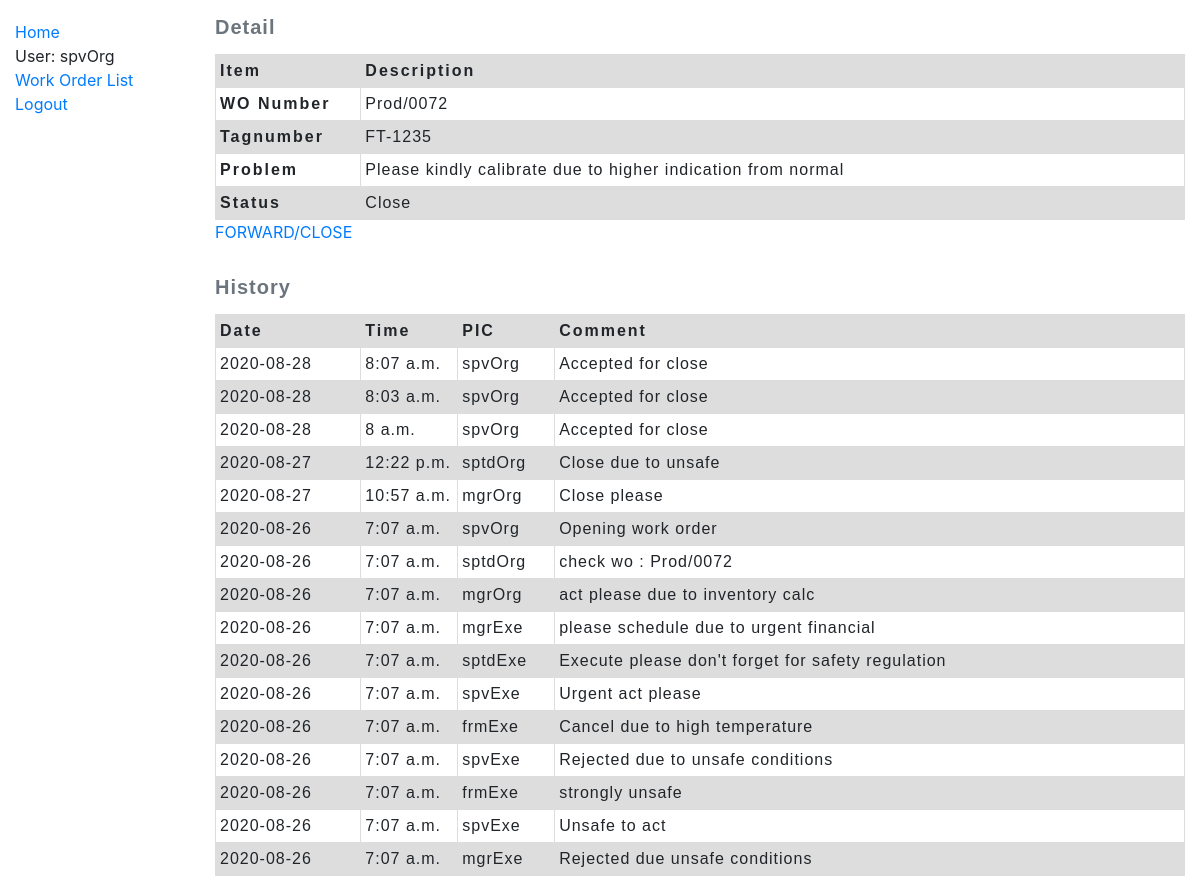
The app's page /workOrder/work_order/72 (signed in) with its own data.
### workOrder/models.py (models this page shows, shortened)
class Work_order(models.Model):
    wo_number = models.CharField(max_length=20, null=True)
    tagnumber = models.CharField(max_length=50, null=True, help_text='Enter tagnumber(eg. FT-1405)')
    problem = models.TextField(max_length=1000, null=True)
    originator = models.ForeignKey(User,
        on_delete=models.SET_NULL,
        null=True)
    dest_section = models.ForeignKey(Section,
        on_delete=models.SET_NULL,
        null=True)
    PRIORITY_STATUS = (
        ('n', 'Normal'),
        ('e', 'Emergency'),
        ('s', 'Shutdown'),
        ('o', 'Other'),
    )
    priority = models.CharField(max_length=1,
        choices=PRIORITY_STATUS,
        blank=True,
        default='n')
    date_open = models.DateField()
    status = models.CharField(max_length=2,
        blank=True)
    current_user_id = models.IntegerField(null=True)
    class Meta:
        ordering = ['originator','status','wo_number']

class Work_order_journal(models.Model):
    comment = models.CharField(max_length=200, null=True)
    date = models.DateField()
    time = models.TimeField()
    concern_user = models.ForeignKey(User,
        on_delete=models.SET_NULL,
        null=True)
    wO_on_process = models.ForeignKey(Work_order,
        on_delete=models.SET_NULL,
        null=True)
    ACTION_STATUS = (
        ('f', 'Forward'),
        ('r', 'Return'),
        ('o', 'Other'),
    )
    action = models.CharField(max_length=1,
        blank=True,
        default='f')
    class Meta:
        ordering = ['-date', '-time']

### workOrder/views.py (the view)
# urls.py: path('work_order/<int:pk>', views.Work_orderDetailView.as_view(), name='work_order-detail'),
class Work_orderDetailView(LoginRequiredMixin, generic.DetailView):
    model = Work_order #prinsipnya dengan ini saja sdh cukup, namun kita perlu tambahan info di bawah ini
    def get_context_data(self, **kwargs):
        context = super().get_context_data(**kwargs)
        context['woPK'] = context['object'].id
        context['journal_list'] = Work_order_journal.objects.filter(wO_on_process=context['object'].id)
        return context

### workOrder/templates/workOrder/work_order_detail.html (shortened to what this page needs)
{% extends "base_generic.html" %}
{% block content %}
  {% include 'woHeader.html' %}
  <p>
    {% if perms.workOrder.add_work_order %}
      <a href="{% url 'work_order-forward' pk=woPK %}">FORWARD/CLOSE</a>
    {% else %}
      <a href="{% url 'work_order-forward' pk=woPK %}">FORWARD/RETURN</a>
    {% endif %}
  </p>
  {% if journal_list %}
    <table class="WoHistory">
      <caption>History</caption>
      <thead>
        <tr>
          <th scope="col">Date</th>
          <th scope="col">Time</th>
          <th scope="col">PIC</th>
          <th scope="col">Comment</th>
        </tr>
      </thead>
      <tbody>
        {% for journal in journal_list %}
          <tr>
            <td>
              {{journal.date}}
            </td>
            <td>
              {{journal.time}}
            </td>
            <td>
              {{journal.concern_user}}
            </td>
            <td>
              {{journal.comment}}
            </td>
          </tr>
        {% endfor %}
      </tbody>
    </table>
  {% else %}
    <p>There are no histories</p>
  {% endif %}
{% endblock %}

### workOrder/templates/base_generic.html (shortened to what this page needs)
<!DOCTYPE html>
<html lang="en">
    <head>
        <link rel="stylesheet" href="https://stackpath.bootstrapcdn.com/bootstrap/4.1.3/css/bootstrap.min.css">
        {% load static %}
        <link rel="stylesheet" href="{% static 'css/styles.css' %}">
    </head>
    <body>
    <div class="container-fluid">
        <div class="row">
            <div class="col-sm-2">
            {% block sidebar %}
                <ul class="sidebar-nav">
                    <li><a href="{% url 'index' %}">Home</a></li>
                    {% if user.is_authenticated %}
                        <li>User: {{ user.get_username }}</li>
                        <li><a href="{% url 'work_orders'%}">Work Order List</a></li>
                        <li><a href="{% url 'logout'%}?next={{request.path}}">Logout</a></li>
                    {% else %}
                        <li><a href="{% url 'login'%}?next={{request.path}}">Login</a></li>
                    {% endif %}
                </ul>
            {% endblock %}
            </div>
            <div class="col-sm-10 ">{% block content %}{% endblock %}</div>
        </div>
    </div>
    </body>
</html>

### workOrder/templates/woHeader.html (shortened to what this page needs)
{% block content %}
    <table class="WoHeader">
        <caption>Detail</caption>
        <thead>
            <tr>
                <th scope="col">Item</th>
                <th scope="col">Description</th>
            </tr>
        </thead>
        <tbody>
            <tr>
                <th scope="row">WO Number</th>
                <td>{{ work_order.wo_number }}</td>
            </tr>
            <tr>
                <th scope="row">Tagnumber</th>
                <td>{{ work_order.tagnumber }}</td>
            </tr>
            <tr>
                <th scope="row">Problem</th>
                <td>{{ work_order.problem }}</td>
            </tr>
            <tr>
                <th scope="row">Status</th>
                <td id = "status"></td>
            </tr>
        </tbody>
    </table>
{% endblock %}

### workOrder/static/css/styles.css (style rules this page uses)
.sidebar-nav { margin-top: 20px; padding: 0; list-style: none; }
table { table-layout: fixed; width: 100%; border-collapse: collapse; }
caption { font-family: sans-serif; font-size: 20px; font-weight: bold; caption-side: top; text-align: left; letter-spacing: 1px; }
td, th { border: 1px solid #dddddd; text-align: left; padding: 4px; }
th { letter-spacing: 2px; }
td { letter-spacing: 1px; }
thead th { background-color: #dddddd; }
tr:nth-child(even) { background-color: #dddddd; }
table.WoHeader { font-family: arial, sans-serif; }
table.WoHeader thead th:nth-child(1) { width: 15%; }
table.WoHistory { font-family: arial, sans-serif; }
table.WoHistory thead th:nth-child(1) { width: 15%; }
table.WoHistory thead th:nth-child(2) { width: 10%; }
table.WoHistory thead th:nth-child(3) { width: 10%; }

### records on screen
Work_order: wo_number "Prod/0072", tagnumber "FT-1235", problem "Please kindly calibrate due to higher indication from normal"
Work_order_journal: date "2020-08-28", time "8:07 a.m.", concern_user "spvOrg", comment "Accepted for close"
Work_order_journal: date "2020-08-28", time "8:03 a.m.", concern_user "spvOrg", comment "Accepted for close"
Work_order_journal: date "2020-08-28", time "8 a.m.", concern_user "spvOrg", comment "Accepted for close"
Work_order_journal: date "2020-08-27", time "12:22 p.m.", concern_user "sptdOrg", comment "Close due to unsafe"
Work_order_journal: date "2020-08-27", time "10:57 a.m.", concern_user "mgrOrg", comment "Close please"
Work_order_journal: date "2020-08-26", time "7:07 a.m.", concern_user "spvOrg", comment "Opening work order"
Work_order_journal: date "2020-08-26", time "7:07 a.m.", concern_user "sptdOrg", comment "check wo : Prod/0072"
Work_order_journal: date "2020-08-26", time "7:07 a.m.", concern_user "mgrOrg", comment "act please due to inventory calc"
Work_order_journal: date "2020-08-26", time "7:07 a.m.", concern_user "mgrExe", comment "please schedule due to urgent financial"
Work_order_journal: date "2020-08-26", time "7:07 a.m.", concern_user "sptdExe", comment "Execute please don't forget for safety regulation"
Work_order_journal: date "2020-08-26", time "7:07 a.m.", concern_user "spvExe", comment "Urgent act please"
Work_order_journal: date "2020-08-26", time "7:07 a.m.", concern_user "frmExe", comment "Cancel due to high temperature"
Work_order_journal: date "2020-08-26", time "7:07 a.m.", concern_user "spvExe", comment "Rejected due to unsafe conditions"
Work_order_journal: date "2020-08-26", time "7:07 a.m.", concern_user "frmExe", comment "strongly unsafe"
Work_order_journal: date "2020-08-26", time "7:07 a.m.", concern_user "spvExe", comment "Unsafe to act"
Work_order_journal: date "2020-08-26", time "7:07 a.m.", concern_user "mgrExe", comment "Rejected due unsafe conditions"

### other values on screen
{{ user.get_username }} "spvOrg"
